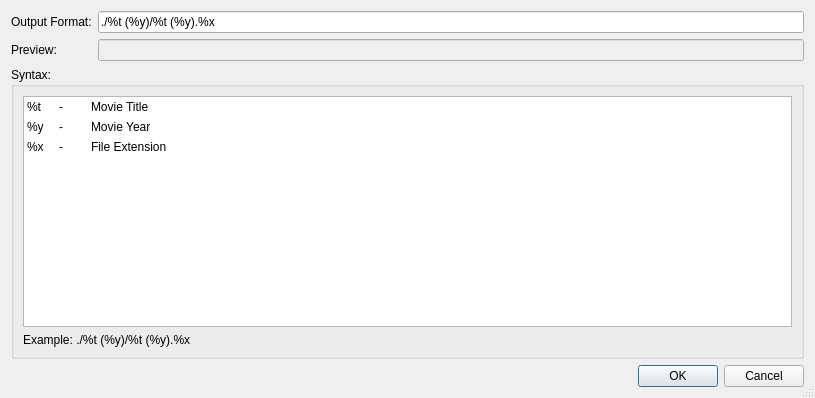
<?xml version="1.0" encoding="UTF-8"?>
<ui version="4.0">
 <class>MovieSettings</class>
 <widget class="QDialog" name="MovieSettings">
  <property name="geometry">
   <rect>
    <x>0</x>
    <y>0</y>
    <width>815</width>
    <height>398</height>
   </rect>
  </property>
  <property name="windowTitle">
   <string>Movie Settings</string>
  </property>
  <property name="windowOpacity">
   <double>0.900000000000000</double>
  </property>
  <property name="sizeGripEnabled">
   <bool>true</bool>
  </property>
  <layout class="QVBoxLayout" name="verticalLayout">
   <item>
    <layout class="QGridLayout" name="gridLayout_2">
     <item row="0" column="0">
      <widget class="QLabel" name="label">
       <property name="text">
        <string>Output Format:</string>
       </property>
      </widget>
     </item>
     <item row="1" column="0">
      <widget class="QLabel" name="label_2">
       <property name="text">
        <string>Preview:</string>
       </property>
      </widget>
     </item>
     <item row="0" column="1">
      <widget class="QLineEdit" name="txtMSOutFormat">
       <property name="text">
        <string>./%t (%y)/%t (%y).%x</string>
       </property>
      </widget>
     </item>
     <item row="1" column="1">
      <widget class="QLineEdit" name="txtMSPreview">
       <property name="enabled">
        <bool>false</bool>
       </property>
      </widget>
     </item>
    </layout>
   </item>
   <item>
    <widget class="QGroupBox" name="groupBox">
     <property name="title">
      <string>Syntax:</string>
     </property>
     <property name="flat">
      <bool>false</bool>
     </property>
     <layout class="QVBoxLayout" name="verticalLayout_2">
      <item>
       <widget class="QTableWidget" name="tableWidget">
        <property name="editTriggers">
         <set>QAbstractItemView::NoEditTriggers</set>
        </property>
        <property name="tabKeyNavigation">
         <bool>false</bool>
        </property>
        <property name="showDropIndicator" stdset="0">
         <bool>false</bool>
        </property>
        <property name="selectionMode">
         <enum>QAbstractItemView::NoSelection</enum>
        </property>
        <property name="showGrid">
         <bool>false</bool>
        </property>
        <property name="gridStyle">
         <enum>Qt::NoPen</enum>
        </property>
        <property name="wordWrap">
         <bool>false</bool>
        </property>
        <property name="rowCount">
         <number>3</number>
        </property>
        <property name="columnCount">
         <number>3</number>
        </property>
        <attribute name="horizontalHeaderVisible">
         <bool>false</bool>
        </attribute>
        <attribute name="horizontalHeaderCascadingSectionResizes">
         <bool>false</bool>
        </attribute>
        <attribute name="horizontalHeaderDefaultSectionSize">
         <number>32</number>
        </attribute>
        <attribute name="horizontalHeaderStretchLastSection">
         <bool>true</bool>
        </attribute>
        <attribute name="verticalHeaderVisible">
         <bool>false</bool>
        </attribute>
        <attribute name="verticalHeaderMinimumSectionSize">
         <number>20</number>
        </attribute>
        <attribute name="verticalHeaderDefaultSectionSize">
         <number>20</number>
        </attribute>
        <row/>
        <row/>
        <row/>
        <column/>
        <column/>
        <column/>
        <item row="0" column="0">
         <property name="text">
          <string>%t</string>
         </property>
        </item>
        <item row="0" column="1">
         <property name="text">
          <string>-</string>
         </property>
        </item>
        <item row="0" column="2">
         <property name="text">
          <string>Movie Title</string>
         </property>
        </item>
        <item row="1" column="0">
         <property name="text">
          <string>%y</string>
         </property>
        </item>
        <item row="1" column="1">
         <property name="text">
          <string>-</string>
         </property>
        </item>
        <item row="1" column="2">
         <property name="text">
          <string>Movie Year</string>
         </property>
        </item>
        <item row="2" column="0">
         <property name="text">
          <string>%x</string>
         </property>
        </item>
        <item row="2" column="1">
         <property name="text">
          <string>-</string>
         </property>
        </item>
        <item row="2" column="2">
         <property name="text">
          <string>File Extension</string>
         </property>
        </item>
       </widget>
      </item>
      <item>
       <widget class="QLabel" name="label_6">
        <property name="text">
         <string>Example: ./%t (%y)/%t (%y).%x</string>
        </property>
       </widget>
      </item>
     </layout>
    </widget>
   </item>
   <item>
    <widget class="QDialogButtonBox" name="buttonBox">
     <property name="orientation">
      <enum>Qt::Horizontal</enum>
     </property>
     <property name="standardButtons">
      <set>QDialogButtonBox::Cancel|QDialogButtonBox::Ok</set>
     </property>
    </widget>
   </item>
  </layout>
 </widget>
 <resources/>
 <connections>
  <connection>
   <sender>buttonBox</sender>
   <signal>accepted()</signal>
   <receiver>MovieSettings</receiver>
   <slot>accept()</slot>
   <hints>
    <hint type="sourcelabel">
     <x>248</x>
     <y>254</y>
    </hint>
    <hint type="destinationlabel">
     <x>157</x>
     <y>274</y>
    </hint>
   </hints>
  </connection>
  <connection>
   <sender>buttonBox</sender>
   <signal>rejected()</signal>
   <receiver>MovieSettings</receiver>
   <slot>reject()</slot>
   <hints>
    <hint type="sourcelabel">
     <x>316</x>
     <y>260</y>
    </hint>
    <hint type="destinationlabel">
     <x>286</x>
     <y>274</y>
    </hint>
   </hints>
  </connection>
 </connections>
</ui>
